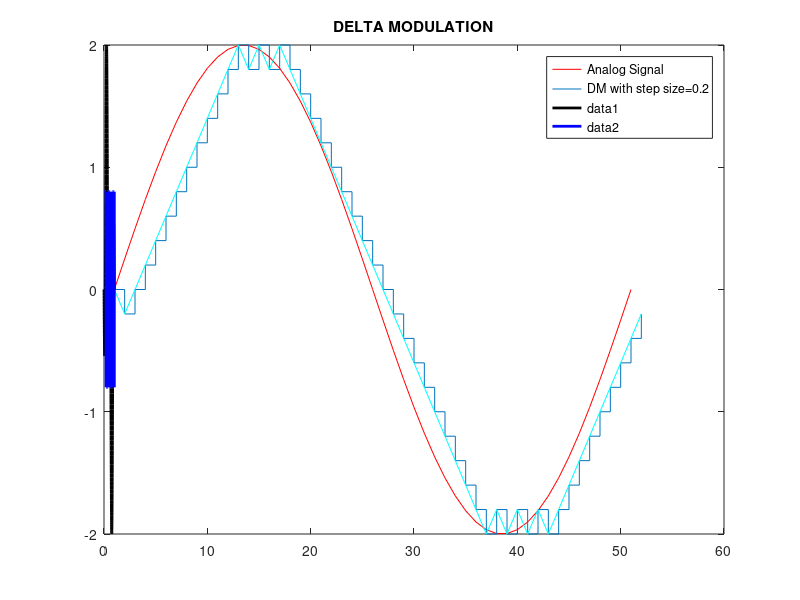

This figure's MATLAB source:
%delta modulation
close all;
clear all;
a=2;
t=0:2*pi/50:2*pi;
x=a*sin(t);
l=length(x);
plot(x,'r')
delta=0.2
hold on
xn=0;
for i=1:l
    if x(i)>xn(i)
        d(i)=1
        xn(i+1)=xn(i)+delta
    else
        d(i)=0;
        xn(i+1)=xn(i)-delta;
    end
end
stairs(xn)
hold on
for i=1:d
    if d(i)>xn(i)
        d(i)=0
        xn(i+1)=xn(i)-delta
    else
        d(i)=1
        xn(i+1)=xn(i)+delta
    end
end
plot(xn,'c')
legend('Analog Signal','DM with step size=0.2')
title('DELTA MODULATION')


% adaptive delta modulation

clc;
close all;
clear all;

td=0.002;
t=[0:td:1];
xsig=sin(2*pi*t)-sin(6*pi*t);
ts=0.2;
delta=0.2*8;
Lsig=length(xsig);
if(rem(ts/td,1)==0)
    nfac=round(ts/td);
    p_zoh=ones(1,nfac);
    s_down=downsample(xsig,nfac);
    Num_it=length(s_down);
    s_DMout(1)=delta/2;
    for k=2:Num_it
        xvar=s_DMout(k-1);
        s_DMout(k)=xvar+delta*sign(s_down(k-1)-xvar);
    end
    S_DMout=kron(s_DMout,p_zoh);
else
    S_DMout=[];
end

figure(1);
sfig1=plot(t,xsig,'k',t,S_DMout(1:Lsig),'b');
set(sfig1,'LineWidth',2);
